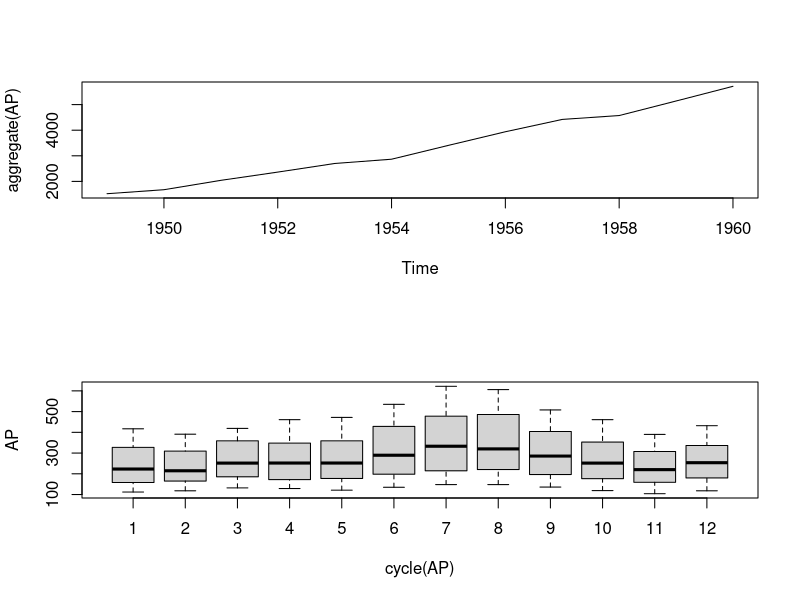

Generate this figure with R:
#          *** BOOK:  Introductory Time Series with R ***
#  see:  http://www.maths.adelaide.edu.au/emac2009/#RScripts
#  Ex. 1.4.1
data("AirPassengers")
AP = AirPassengers
start(AP); end(AP); frequency(AP)
# remove season effect by aggregating to the annual level:
layout(1:2)
plot(aggregate(AP))
boxplot(AP ~ cycle(AP))